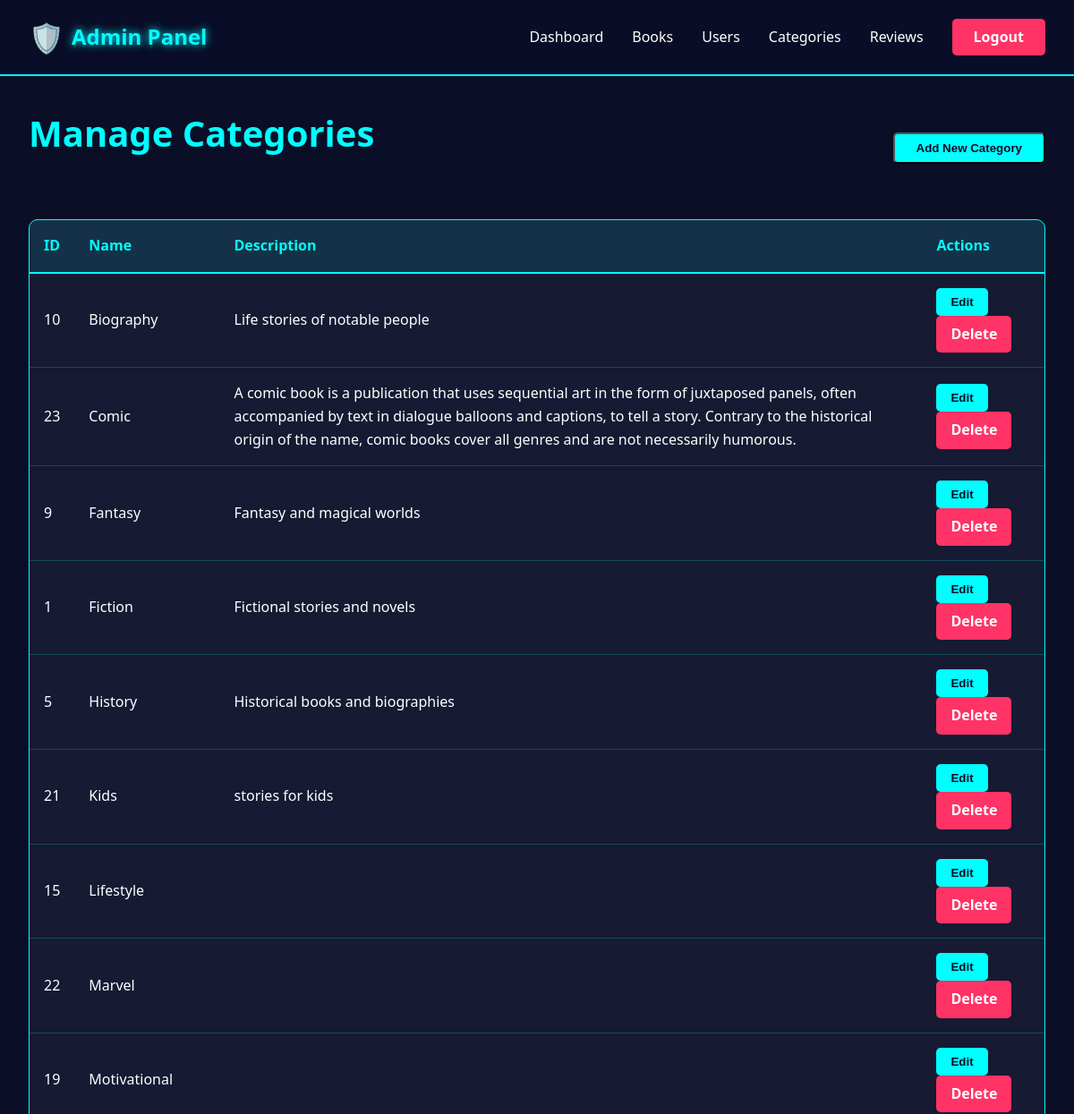
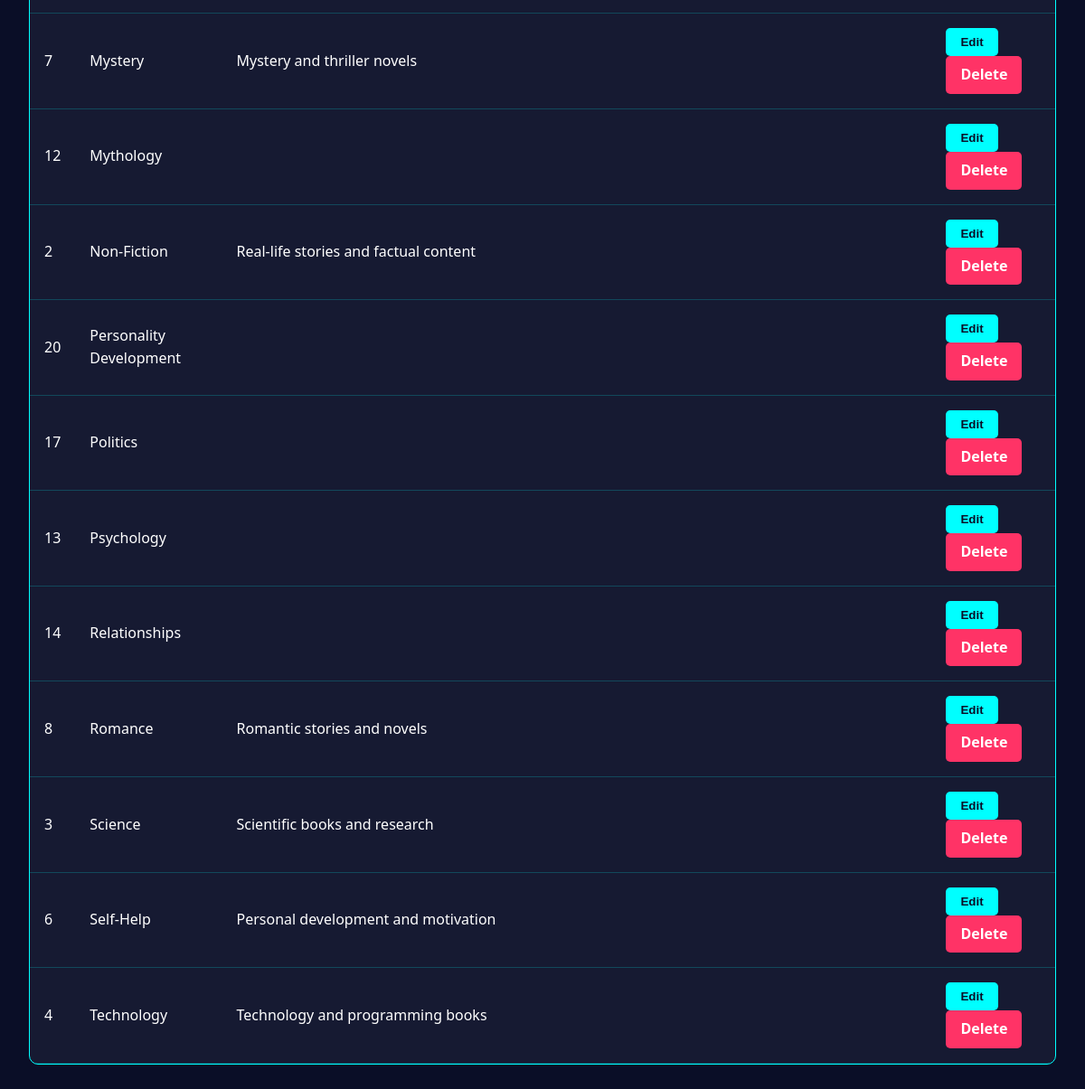
The app's page /admin/categories (signed in) with its own data (2 pictures, top to bottom).
### tables this page shows
CREATE TABLE categories (
            id INTEGER PRIMARY KEY AUTOINCREMENT,
            name TEXT UNIQUE NOT NULL,
            description TEXT
        );

### app.py (the view)
@app.route('/admin/categories')
@admin_required
def admin_categories():
    conn = get_db()
    cursor = conn.cursor()
    cursor.execute('SELECT * FROM categories ORDER BY name')
    categories = cursor.fetchall()
    conn.close()
    return render_template('admin/categories.html', categories=categories)

### app.py (called while the page is built)
def get_db():
    conn = sqlite3.connect('bookverse.db')
    conn.row_factory = sqlite3.Row
    return conn

def admin_required(f):
    @wraps(f)
    def decorated_function(*args, **kwargs):
        if 'admin_id' not in request.cookies:
            flash('Please log in as admin to access this page.', 'error')
            return redirect(url_for('admin_login'))
        return f(*args, **kwargs)
    return decorated_function

### templates/admin/categories.html (shortened to what this page needs)
<!DOCTYPE html>
<html lang="en">
<head>
    <link rel="stylesheet" href="{{ url_for('static', filename='css/style.css') }}">
</head>
<body>
    <nav class="admin-navbar">
        <div class="nav-container">
            <a href="{{ url_for('admin_dashboard') }}" class="logo">
                <span class="logo-icon">🛡️</span>
                <span class="logo-text">Admin Panel</span>
            </a>
            <div class="nav-links">
                <a href="{{ url_for('admin_dashboard') }}">Dashboard</a>
                <a href="{{ url_for('admin_books') }}">Books</a>
                <a href="{{ url_for('admin_users') }}">Users</a>
                <a href="{{ url_for('admin_categories') }}">Categories</a>
                <a href="{{ url_for('admin_reviews') }}">Reviews</a>
                <a href="{{ url_for('admin_logout') }}" class="btn-logout">Logout</a>
            </div>
        </div>
    </nav>
    <main class="admin-content">
        <div class="admin-header">
            <h1 class="admin-title">Manage Categories</h1>
            <button onclick="openAddModal()" class="btn-primary">Add New Category</button>
        </div>
        <div class="admin-table">
            <table>
                <thead>
                    <tr>
                        <th>ID</th>
                        <th>Name</th>
                        <th>Description</th>
                        <th>Actions</th>
                    </tr>
                </thead>
                <tbody>
                    {% for category in categories %}
                    <tr>
                        <td>{{ category.id }}</td>
                        <td>{{ category.name }}</td>
                        <td>{{ category.description }}</td>
                        <td>
                            <button onclick="openEditModal({{ category.id }}, '{{ category.name }}', '{{ category.description or '' }}')" class="btn-edit">Edit</button>
                            <a href="{{ url_for('admin_delete_category', category_id=category.id) }}" onclick="return confirm('Delete this category?')" class="btn-delete">Delete</a>
                        </td>
                    </tr>
                    {% endfor %}
                </tbody>
            </table>
        </div>
    </main>
</body>
</html>

### static/css/style.css (style rules this page uses)
* { margin: 0; padding: 0; box-sizing: border-box; }
body { font-family: 'Segoe UI', Tahoma, Geneva, Verdana, sans-serif; background: #0a0e27; color: #ffffff; line-height: 1.6; min-height: 100vh; }
.navbar, .admin-navbar { background: rgba(10, 14, 39, 0.95); border-bottom: 2px solid #00ffff; padding: 1rem 0; position: sticky; top: 0; z-index: 1000; backdrop-filter: blur(10px); }
.nav-container { max-width: 1400px; margin: 0 auto; padding: 0 2rem; display: flex; justify-content: space-between; align-items: center; }
.logo { display: flex; align-items: center; gap: 0.5rem; text-decoration: none; color: #00ffff; font-size: 1.5rem; font-weight: bold; }
.logo-icon { font-size: 2rem; }
.logo-text { text-shadow: 0 0 10px #00ffff; }
.nav-links { display: flex; gap: 2rem; align-items: center; }
.nav-links a { color: #ffffff; text-decoration: none; transition: all 0.3s; position: relative; }
.btn-primary { background: #00ffff; color: #0a0e27; padding: 0.5rem 1.5rem; border-radius: 5px; font-weight: bold; }
.btn-logout { background: #ff3366; color: #ffffff; padding: 0.5rem 1.5rem; border-radius: 5px; font-weight: bold; }
.admin-content { max-width: 1400px; margin: 0 auto; padding: 2rem; }
.admin-title { font-size: 2.5rem; color: #00ffff; margin-bottom: 2rem; }
.admin-header { display: flex; justify-content: space-between; align-items: center; margin-bottom: 2rem; }
.admin-table { background: rgba(255, 255, 255, 0.05); border: 1px solid #00ffff; border-radius: 10px; overflow: hidden; }
.admin-table table { width: 100%; border-collapse: collapse; }
.admin-table th { background: rgba(0, 255, 255, 0.1); color: #00ffff; padding: 1rem; text-align: left; border-bottom: 2px solid #00ffff; }
.admin-table td { padding: 1rem; border-bottom: 1px solid rgba(0, 255, 255, 0.2); }
.btn-edit { background: #00ffff; color: #0a0e27; padding: 0.5rem 1rem; border: none; border-radius: 5px; cursor: pointer; font-weight: bold; transition: all 0.3s; }
.btn-delete { background: #ff3366; color: #ffffff; padding: 0.5rem 1rem; border: none; border-radius: 5px; cursor: pointer; font-weight: bold; text-decoration: none; display: inline-block; transition: all 0.3s; }

### records on screen
categories: id "10", name "Biography", description "Life stories of notable people"
categories: id "23", name "Comic", description "A comic book is a publication that uses sequential art in the form of juxtaposed panels, often accompanied by text in dialogue balloons and captions, to tell a story. Contrary to the historical origin of the name, comic books cover all genres and are not necessarily humorous."
categories: id "9", name "Fantasy", description "Fantasy and magical worlds"
categories: id "1", name "Fiction", description "Fictional stories and novels"
categories: id "5", name "History", description "Historical books and biographies"
categories: id "21", name "Kids", description "stories for kids"
categories: id "15", name "Lifestyle"
categories: id "22", name "Marvel"
categories: id "19", name "Motivational"
categories: id "7", name "Mystery", description "Mystery and thriller novels"
categories: id "12", name "Mythology"
categories: id "2", name "Non-Fiction", description "Real-life stories and factual content"
categories: id "20", name "Personality Development"
categories: id "17", name "Politics"
categories: id "13", name "Psychology"
categories: id "14", name "Relationships"
categories: id "8", name "Romance", description "Romantic stories and novels"
categories: id "3", name "Science", description "Scientific books and research"
categories: id "6", name "Self-Help", description "Personal development and motivation"
categories: id "4", name "Technology", description "Technology and programming books"
